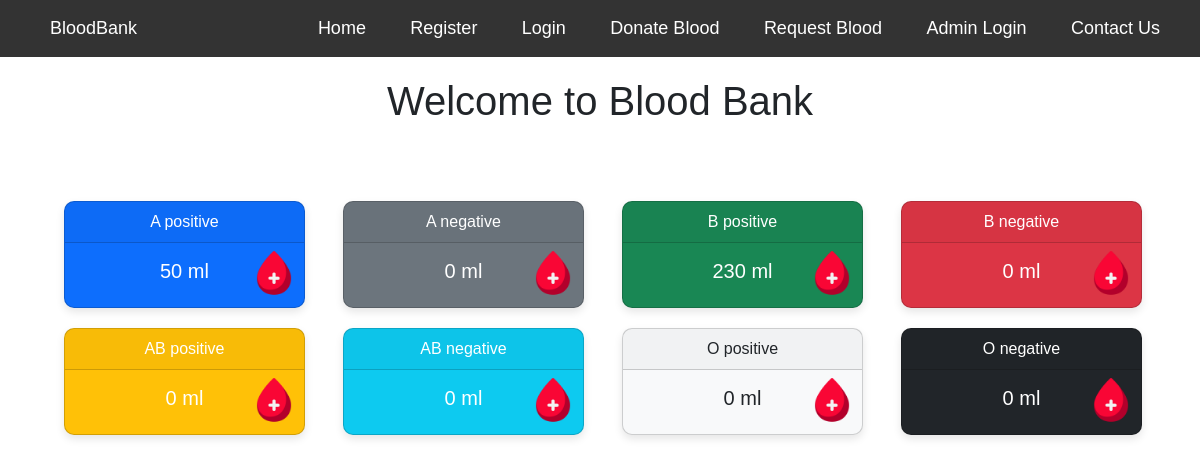
The page /index on the database as committed earlier.
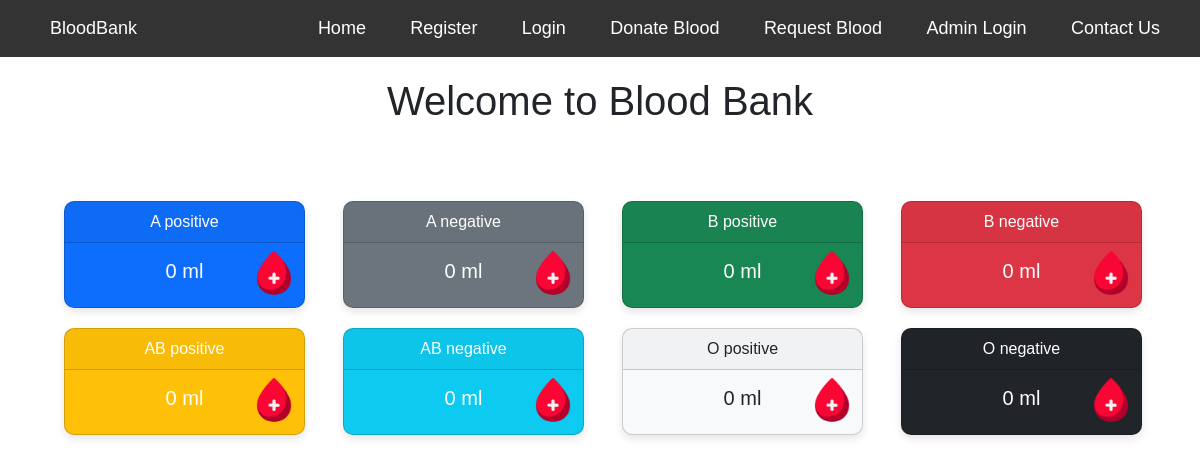
The same page on the database as committed later.
### tables this page shows
CREATE TABLE blood_stock                         (blood_group TEXT, qty NUMERIC);

### server.py (the view)
@app.route('/index',methods = ['POST','GET'])
def index():
    con = sqlite3.connect('database.db')
    cur = con.cursor()
    cur.execute('CREATE TABLE IF NOT EXISTS blood_stock \
                        (blood_group TEXT, qty NUMERIC)')
    cur.execute("select qty from blood_stock",())
    result = cur.fetchall()
    con.close()
    return render_template('index.html',blood=result)

### templates/index.html (shortened to what the changed rows need)
<!DOCTYPE html>
<html lang="en">
<head>
    <link href="https://cdn.jsdelivr.net/npm/bootstrap@5.3.3/dist/css/bootstrap.min.css" rel="stylesheet">
</head>
<body>
    <header>
        <h1>Welcome to Blood Bank</h1>
    </header>
    <br><br>
    <div class="container">
        <div class="container">
            <div class="row">
                <div class="col">
                    <div class="card text-white bg-primary">
                        <div class="card-body">
                            <img src="../static/img/blood1.png" alt="Blood Image">
                            <h5 class="card-title">{{blood[0][0]}} ml</h5>
                        </div>
                    </div>
                </div>
                <div class="col">
                    <div class="card text-white bg-success">
                        <div class="card-body">
                            <img src="../static/img/blood1.png" alt="Blood Image">
                            <h5 class="card-title">{{blood[2][0]}} ml</h5>
                        </div>
                    </div>
                </div>
            </div>
        </div>
    </div>
</body>
</html>

Rows that differ between the two databases and show on the page:
changed blood_stock (number 1 of 8 on the later page): qty "50" → "0"
changed blood_stock (number 3 of 8 on the later page): qty "230" → "0"
